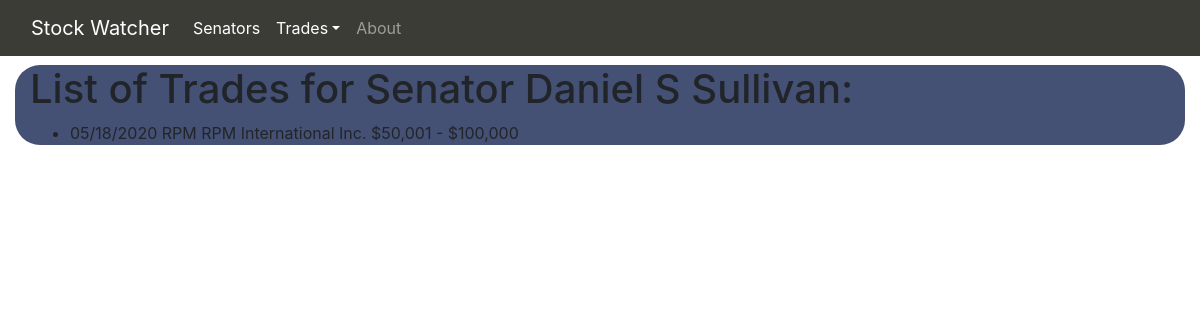
The page /senator/5 on the database its author committed.
### stocks/models.py (models this page shows)
class Senator(models.Model):
    class Answer(models.TextChoices):
        NO = 'N'
        YES = 'Y'
    class PartyChoices(models.TextChoices):
        REPUBLICAN = 'R'
        DEMOCRAT = 'D'
        INDEPENDENT = 'I'
    first_name = models.CharField(max_length=50)
    last_name = models.CharField(max_length=50)
    def __str__(self):
        return f'{self.first_name} {self.last_name}'

class Trade(models.Model):
    transaction_date = models.CharField(max_length=20)
    senator = models.ForeignKey('Senator',
                                on_delete=models.CASCADE,default=1)
    '''
    class TradeOwner(models.TextChoices):
        SELF = 'S', _('Self')
        SPOUSE = 'SP', _('Spouse')
        JOINT = 'J', _('Joint')

    owner = models.CharField(max_length=6,
                             choices=TradeOwner.choices)
    '''
    owner = models.CharField(max_length=10)
    ticker = models.CharField(max_length=5)
    asset_name = models.TextField()
    '''
    class AssetType(models.TextChoices):
        STOCK = 'ST', _('Stock')
        MUNSEC = 'MS', _('Municipal Security')
        OTHER = 'O', _('Other Security')
        CORPBOND = 'CB', _('Corporate Bond')

    asset_type = models.CharField(max_length=10,
                                  choices=AssetType.choices)
    '''
    asset_type = models.CharField(max_length=25)
    '''
    class TransactionType(models.TextChoices):
        PURCHASE = 'P', _('Purchase')
        FULL_SALE = 'FS', _('Sale (Full)')
        PART_SALE = 'PS', _('Sale (Partial)')

    transaction_type = models.CharField(max_length=10,
                                        choices=TransactionType.choices)
    '''
    transaction_type = models.CharField(max_length=20)
    '''
    class TransactionAmount(models.TextChoices):
        ONE = '1', _('1,001 - $15,000')
        TWO = '2', _('$15,001 - $50,000')
        THREE = '3', _( '$50,001 - $100,000')
        FOUR = '4', _('$100,001 - $250,001')
        FIVE = '5', _('$250,001 - $500,000')
        SIX = '6', _('$500,001 - $1,000,000')
        SEVEN = '7',  _('$1,000,001 - $5,000,000')
        EIGHT = '8', _('$5,000,001 - $25,000,000')
        NINE = '9', _('$25,000,001 - $50,000,000')
        TEN = '10', _('Over $50,000,000')

    amount = models.CharField(max_length=10,
                              choices=TransactionAmount.choices)
    '''
    amount = models.CharField(max_length=45)
    comments = models.TextField()
    def __str__(self):
        return f'{self.transaction_date} {self.ticker} {self.asset_name} {self.amount}'

### stocks/views.py (the view)
# urls.py: path('senator/<int:senator_id>', views.senator_detail, name='senator_detail'),
def senator_detail(request, senator_id):
    return render(request,
                  'stocks/senator_detail.html',
                  {'trades': Trade.objects.filter(senator=senator_id),
                   'senator': Senator.objects.get(id=senator_id)})

### stocks/templates/stocks/senator_detail.html
{% extends 'stocks/base.html' %}
{% block content %}
<div class="container-fluid content">
	<div class="col" style="background-color: #445175; width: inherit; border-radius: 25px;">
		<h1>List of Trades for Senator {{ senator }}: </h1>
		<ul>
			{% for trade in trades %}
			<li>{{ trade }}</li>
			{% endfor %}
		</ul>
	</div>
</div>
{% endblock content %}

### stocks/templates/stocks/base.html (style rules this page uses)
body { padding-top: 65px; background-color: #ffffff; }

### rows shown on the page
Senator: first_name+last_name "Daniel S Sullivan"
Trade: transaction_date+ticker+asset_name "05/18/2020 RPM RPM International Inc. $50,001 - $100,000"
